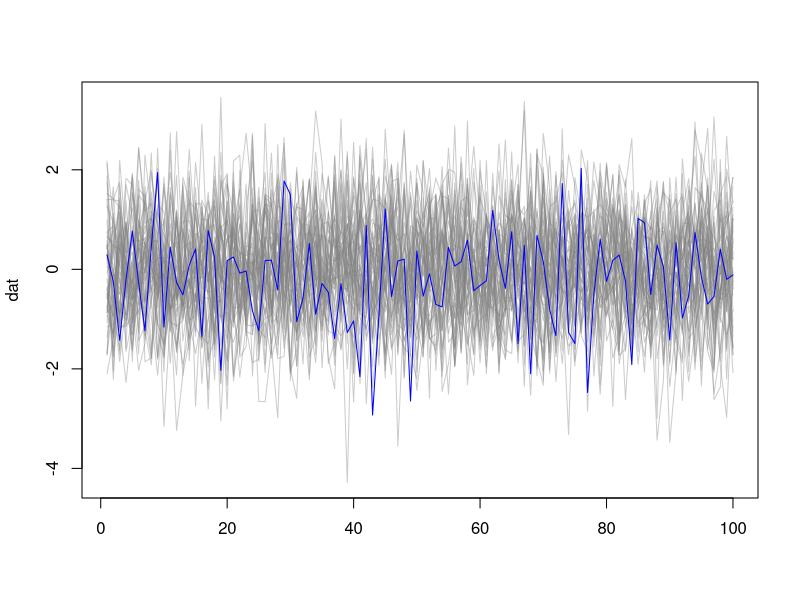
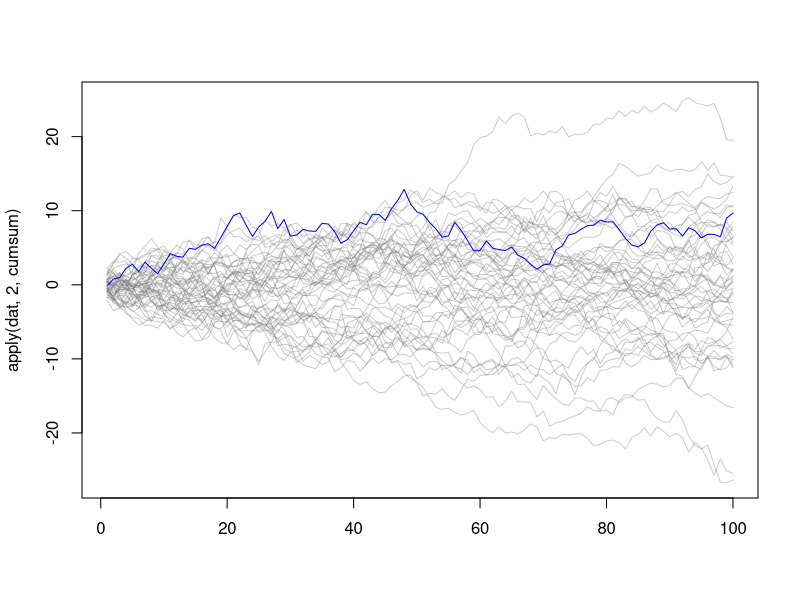
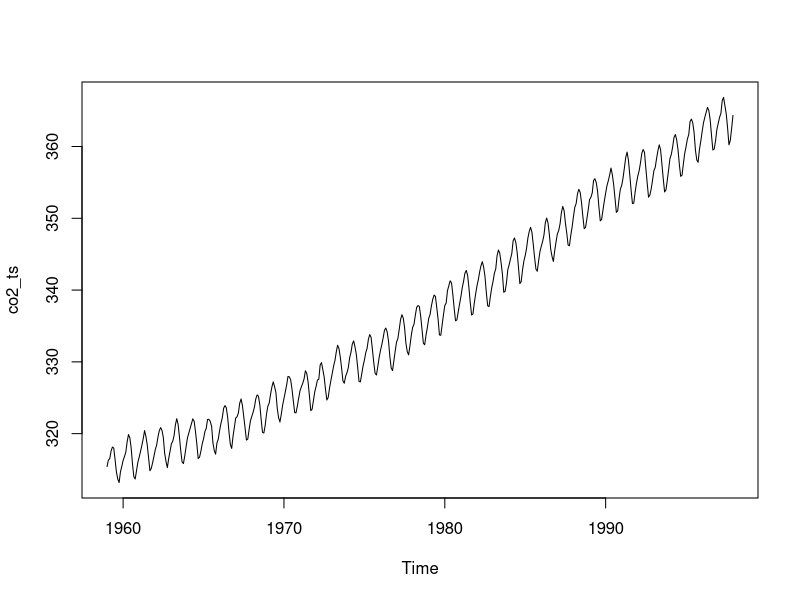
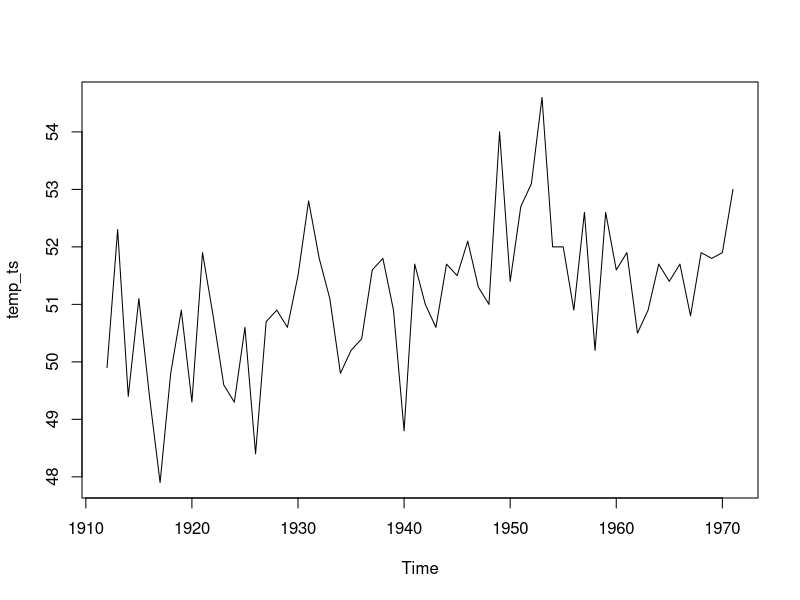
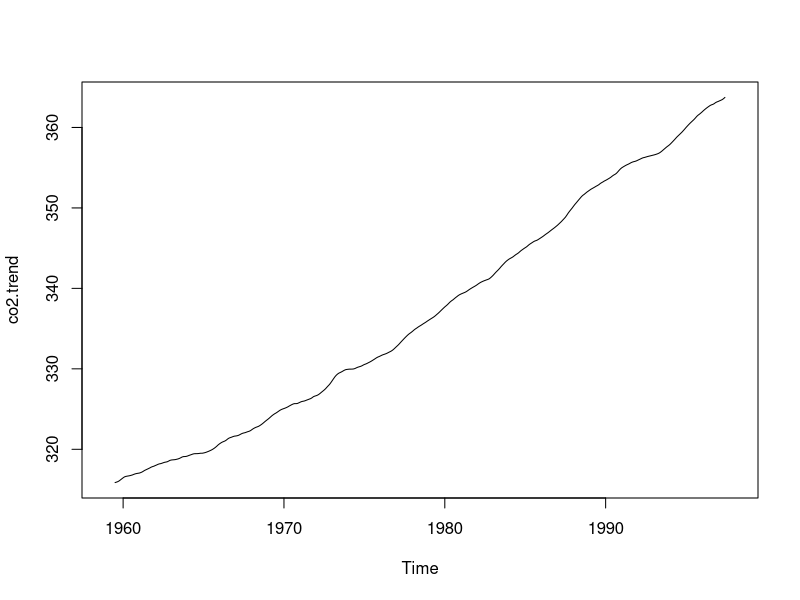
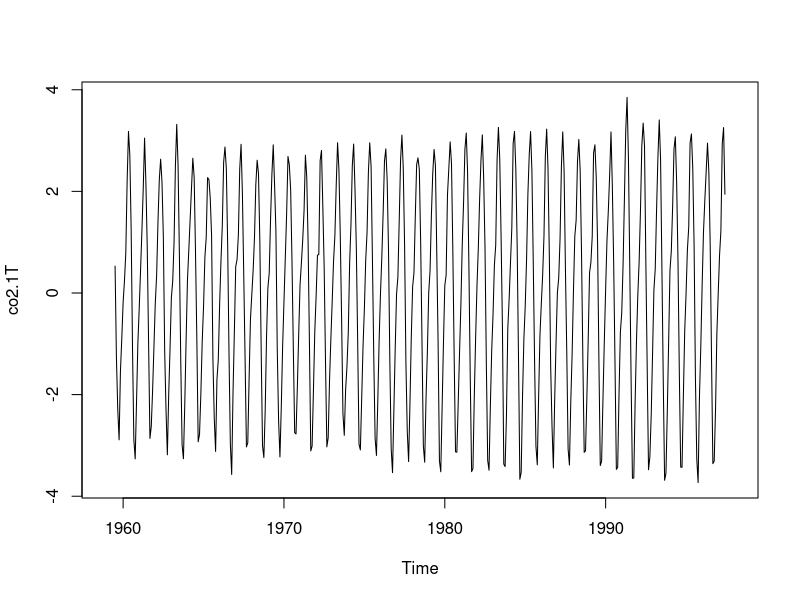
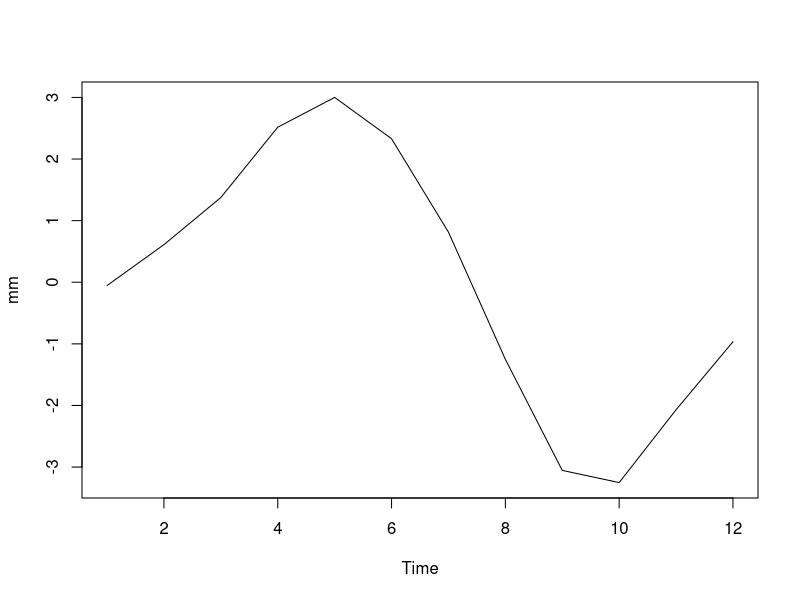
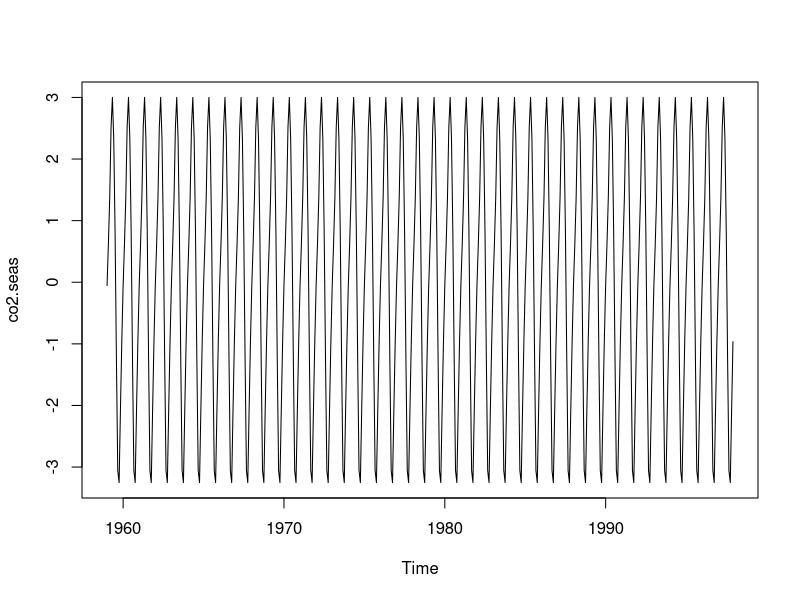

These charts were generated, in order, by the following R code:
#Chapter 3

createData = function(size=10){
  a = data.frame(x1=rnorm(100))
  for (i in 2:size) {
    a[paste("x", i, sep = "")] = rnorm(100)
  }
  return(a)
}

dat = createData(50)

matplot(dat, type="l", lty="solid", col=gray(0.5, 0.4))
lines(1:100, rnorm(100), col="blue")


matplot(apply(dat, 2, cumsum), type="l", lty="solid", col=gray(0.5, 0.4))
lines(1:100, cumsum(rnorm(100)), col="blue")


#Chapter 4

library(forecast)
library(datasets)

data("nhtemp")
data("co2")
head(co2)
co2

co2_ts = ts(as.vector(co2), frequency = 12, start = 1959)
ts.plot(co2_ts)
temp_ts = ts(nhtemp, frequency = 1, start=1912)
ts.plot(temp_ts)

#DECOMPOSING TimeSeries

#R has built in function filter to calculate moving averages and other linear filters

#weights for moving averages
fltr = c(1/2, rep(1, times=11), 1/2)/12
#estimation of trend
co2.trend = filter(co2_ts, filter = fltr, method = "convo", sides = 2)
#plot the trend
plot.ts(co2.trend)

#seasonal effect over time 
co2.1T = co2_ts - co2.trend
plot.ts(co2.1T)

ll = length(co2.1T)
ff = frequency(co2.1T)
periods = ll %/% ff
#index of cummulative month
index = seq(1, ll, by = ff) - 1
#get means by month
mm = numeric(ff)
for (i in 1:ff) {
  mm[i] = mean(co2.1T[index+i], na.rm = T)
}
mm
#subtract mean to make overall mean zero
(mm = mm - mean(mm))
#plot monthly seasonal effects
plot.ts(mm)

#creating object for season
co2.seas = ts(rep(mm, periods+1)[seq(ll)], start = start(co2.1T), frequency = ff)
plot.ts(co2.seas)

#Random errors over time(e_t)
co2.err = co2_ts - co2.trend - co2.seas
plot.ts(co2.err)

#all four plots together
plot(cbind(co2_ts, co2.trend, co2.seas, co2.err), main="", yax.flip = T)


#using decompose function
co2.decompose = decompose(co2_ts)

plot(cbind(co2.decompose$x, 
           co2.decompose$trend, 
           co2.decompose$seasonal, 
           co2.decompose$random), main="", yax.flip = T)
plot(co2.decompose, yax.flip=T)

#For a multiplicative model pass in the argument type="multiplicative"
#default is additive



#DIFFERENCING TimeSeries

#Removing non-linear trend
co2.d2 = diff(co2_ts, differences = 2)
plot(co2.d2)

#Removing seasonal effect
co2.d2.d12 = diff(co2.d2, lag = 12)
plot.ts(co2.d2.d12)


#ACF

acf(co2_ts, lag.max = 36)

plot.acf = function(ACFobj){
  rr = ACFobj$acf[-1]
  kk = length(rr)
  nn = ACFobj$n.used
  ci = -1/nn+c(-2, 2)/sqrt(nn)
  plot(seq(kk), rr, type = "h", lwd=2, yaxs="i", xaxs="i",
       ylim = c(min(ci, rr)-0.2, 1), xlim = c(0, kk+1),
       xlab="Lag", ylab="Correlation", las=1)
  abline(h=ci, lty="dashed", col="blue")
  abline(h=0)
}

plot.acf(acf(co2_ts, lag.max = 36))
plot.acf(acf(co2.d2.d12, lag.max = 36))


plot.ts(seq(100))
plot.acf(acf(seq(100), plot = F))

#PACF
pacf(co2_ts)

plot.pacf = function(PACFobj){
  rr = PACFobj$acf
  kk = length(rr)
  nn = PACFobj$n.used
  ci = -1/nn+c(-2, 2)/sqrt(nn)
  plot(seq(kk), rr, type = "h", lwd=2, yaxs="i", xaxs="i",
       ylim = c(min(ci, rr)-0.2, 1), xlim = c(0, kk+1),
       xlab="Lag", ylab="Correlation", las=1)
  abline(h=ci, lty="dashed", col="blue")
  abline(h=0)
}
plot.pacf(pacf(co2_ts, lag.max = 36))


#CCF

suns = ts.intersect(lynx, sunspot.year)[, "sunspot.year"]
lynx = ts.intersect(lynx, sunspot.year)[, "lynx"]
plot(cbind(suns, lynx), yax.flip = T)

ccf(suns, log(lynx), ylab="Cross-Correlation")

#Simulating arima
ar2 = arima.sim(n = 1000, model = list(order(2,0,0), ar=c(0.6, 0.3), sd=1))
ts.plot(ar2)

ma2 = arima.sim(n = 1000, model = list(order(0,0,2), ma=c(0.6, 0.3), sd=0.1))
ts.plot(ma2)

ar2ma2 = arima.sim(n = 1000, model = list(order(2,0,2), ar=c(0.6, 0.3), ma=c(0.5, 0.9), sd=1))
ts.plot(ar2ma2)
acf(ar2ma2)
pacf(ar2ma2)
ar2ma2_diff = diff(ar2ma2, differences = 1)
acf(ar2ma2_diff)
pacf(ar2ma2_diff)
ts.plot(ar2ma2_diff)



#CH5

library(reshape2)
library(ggplot2)

TT = 100
nsim = 10
ys = matrix(0, nrow = TT, ncol = nsim)
for (i in 1:nsim) ys[,i] = as.vector(arima.sim(TT, model = list(ar=0.8)))
ys = data.frame(ys)
ys$id = 1:TT
ys2 = melt(ys, id.vars = "id")
ggplot(ys2, aes(x=id, y=value, group=variable)) + geom_line()
